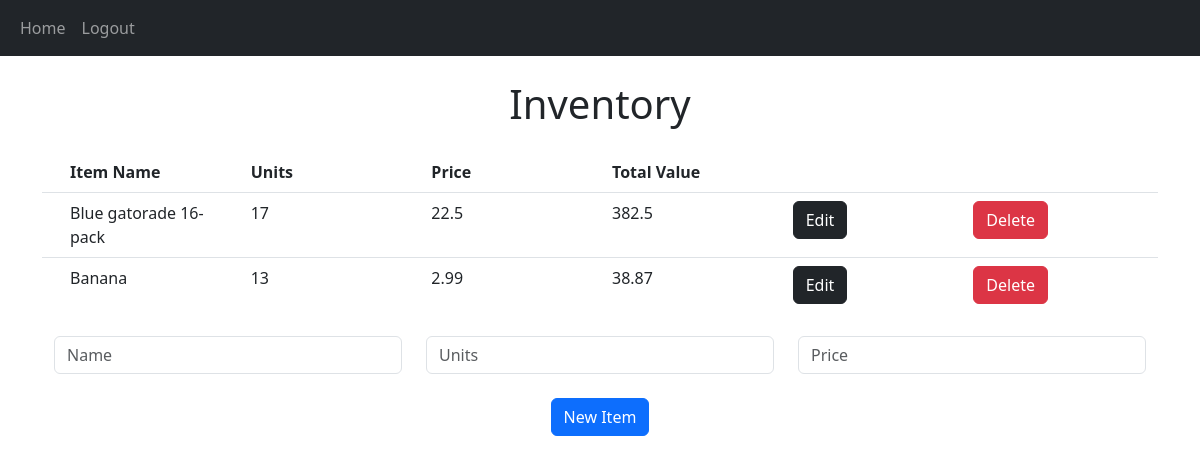
The app's page / (signed in) with its own data.
### website/models.py (models this page shows)
class Item(db.Model):
    id = db.Column(db.Integer, primary_key=True)
    itemName = db.Column(db.String(8192))
    units = db.Column(db.Integer)
    price = db.Column(db.Float)
    value = db.Column(db.Float)
    user_id = db.Column(db.Integer, db.ForeignKey('user.id'))

### website/views.py (the view, shortened to what this page needs)
@views.route('/', methods=["GET", "POST"])
@login_required
def home():
    return render_template("home.html", user=current_user)

### website/__init__.py (called while the page is built)
def create_app():
    app = Flask(__name__)
    app.secret_key = 'master key'
    app.config["SQLALCHEMY_DATABASE_URI"] = f'sqlite:///{DB_NAME}'
    db.init_app(app)
    from .auth import auth
    from .views import views
    app.register_blueprint(views, url_prefix='/')
    app.register_blueprint(auth, url_prefix='/')
    from .models import User, Item
    create_database(app)
    login_manager = LoginManager()
    login_manager.login_view = 'auth.login'
    login_manager.init_app(app)
    @login_manager.user_loader
    def load_user(id):
        return User.query.get(int(id))
    return app

### website/templates/home.html (shortened to what this page needs)
{% extends "base.html" %} {% block title %}Home{% endblock %}
{% block content %}
<h1 class="text-center mt-4">Inventory</h1>
<form method="POST">
    <ul class="list-group list-group-flush mt-4" id="items">
        <li class="list-group-item">
            <div class="container">
                <div class="row">
                    <div class="col fw-bold">
                        Item Name
                    </div>
                    <div class="col fw-bold">
                        Units
                    </div>
                    <div class="col fw-bold">
                        Price
                    </div>
                    <div class="col fw-bold">
                        Total Value
                    </div>
                    <div class="col">
                    </div>
                    <div class="col">
                    </div>
                </div>
            </div>
        </li>
        {% for item in user.items %}
        <li class="list-group-item">
            <div class="container">
                <div class="row">
                    <div class="col">
                        {{ item.itemName }}
                    </div>
                    <div class="col">
                        {{ item.units }}
                    </div>
                    <div class="col">
                        {{ item.price }}
                    </div>
                    <div class="col">
                        {{ item.value }}
                    </div>
                    <div class="col">
                        <a type="button" class="btn btn-dark" href="{{ url_for('views.edit_item', id=item.id) }}">Edit</a>
                    </div>
                    <div class="col">
                        <button type="button" class="btn btn-danger" data-bs-dismiss="alert" onclick="deleteItem({{ item.id }})">Delete</button>
                    </div>
                </div>
            </div>
        </li>
        {% endfor %}
    </ul>
    <div class="container mt-4">
        <div class="row">
            <div class="col">
                <input name="itemName" id="itemName" required="true" class="form-control col-sm" placeholder="Name"></input>
            </div>
            <div class="col">
                <input type="number" min="0" step="1" required="true" name="units" id="units" class="form-control col-sm" placeholder="Units">
            </div>
            <div class="col">
                <input type="number" min="0.00" step="0.01" required="true" name="price" id="price" class="form-control col-sm" placeholder="Price">
            </div>
        </div>
    </div>
    <div class="d-flex justify-content-center">
        <button type="submit" class="btn btn-primary mt-4">New Item</button>
    </div>
</form>
{% endblock %}

### records on screen
Item: itemName "Blue gatorade 16-pack", units "17", price "22.5", value "382.5"
Item: itemName "Banana", units "13", price "2.99", value "38.87"
